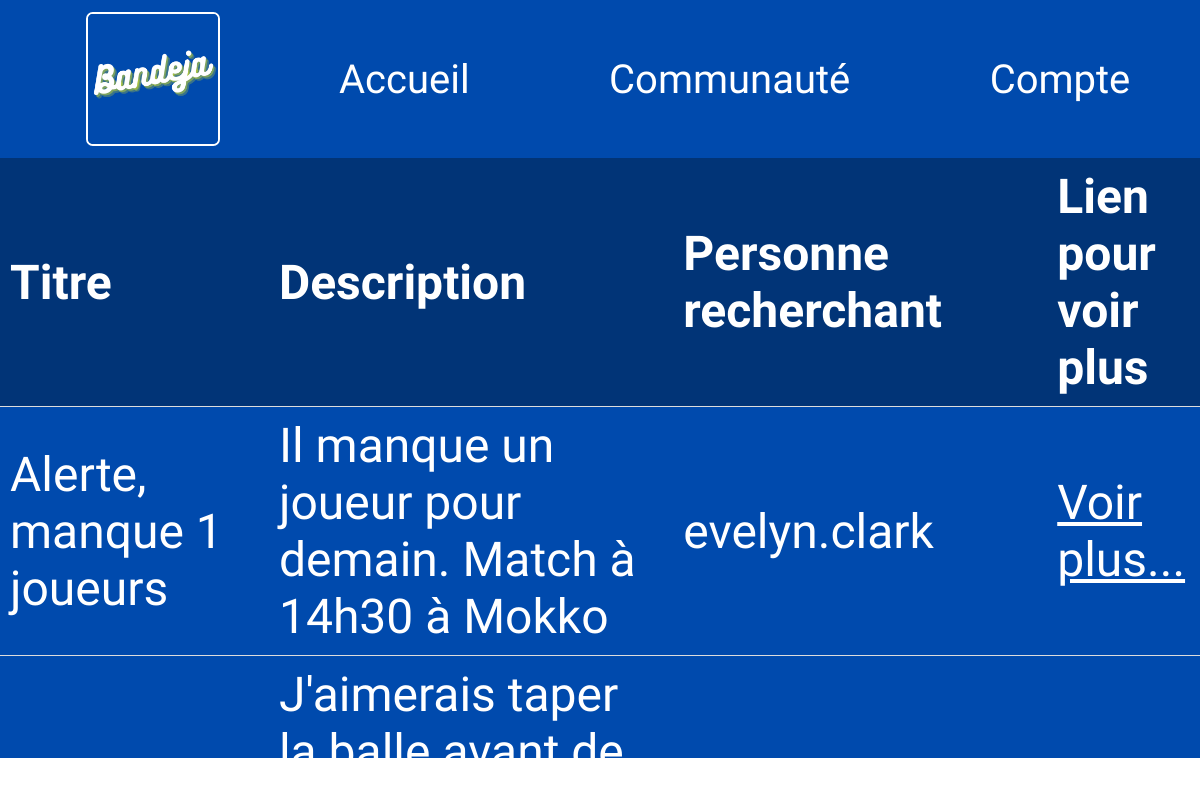
The page /recherche-joueurs on the database its author committed.
### tables this page shows
CREATE TABLE `article` (
  `articleId` int NOT NULL AUTO_INCREMENT,
  `articleTitre` text,
  `articleDescription` text,
  `articleTexte` text,
  `articleImage` varchar(255) DEFAULT NULL,
  `articleDate` datetime DEFAULT NULL,
  `articlePost` tinyint(1) DEFAULT NULL,
  `utilisateurId` int DEFAULT NULL,
  PRIMARY KEY (`articleId`),
  KEY `utilisateurId` (`utilisateurId`),
  CONSTRAINT `article_ibfk_1` FOREIGN KEY (`utilisateurId`) REFERENCES `utilisateur` (`utilisateurId`)
);

CREATE TABLE `utilisateur` (
  `utilisateurId` int NOT NULL AUTO_INCREMENT,
  `utilisateurNom` varchar(255) DEFAULT NULL,
  `utilisateurPrenom` varchar(255) DEFAULT NULL,
  `utilisateurPseudo` varchar(255) DEFAULT NULL,
  `utilisateurEmail` varchar(255) DEFAULT NULL,
  `utilisateurMotdepasse` varchar(255) DEFAULT NULL,
  `utilisateurRole` varchar(255) DEFAULT NULL,
  `utilisateurOubli` int NOT NULL,
  PRIMARY KEY (`utilisateurId`)
);

### Model/articleModel.php (called while the page is built, shortened)
<?php
function articleRecherche($pdo)
{
    try{
        $query = "SELECT article.articleId, article.articleTitre, article.articleDescription, article.articleDate, utilisateur.utilisateurPseudo FROM article_categorie INNER JOIN article ON article_categorie.articleId = article.articleId INNER JOIN utilisateur ON article.utilisateurId = utilisateur.utilisateurId WHERE article_categorie.categorieId = 4";
        $recherche = $pdo->prepare($query);
        $recherche->execute([]);
        $articles = $recherche->fetchAll();
        return $articles;
    }
    catch(PDOException $e){
        $message = $e->getMessage();
        die($message);
    }
}
?>

### Templates/articles/lireArticles.php (the view, shortened to what this page needs)
<?php if($uri === "/recherche-joueurs") : ?>
    <div class="table-container">
        <table>
            <thead>
                <tr>
                    <th>Titre</th>
                    <th>Description</th>
                    <th>Personne recherchant</th>
                    <th>Lien pour voir plus</th>
                </tr>
            </thead>
            <tbody>
                <?php foreach ($articles as $article) : ?>
                    <tr>
                        <td><?= $article->articleTitre ?></td>
                        <td><?= $article->articleDescription ?></td>
                        <td><?= $article->utilisateurPseudo ?></td>
                        <td><a href="voirArticle?articleId=<?= $article->articleId ?>">Voir plus...</a></td>
                    </tr>
                <?php endforeach ?>
            </tbody>
        </table>
    </div>
<?php endif ?>

### CSS/index.css (style rules this page uses)
* { margin: 0; padding: 0; }
body { margin: 0; padding: 0; background-image: url(../Images/background-padel.jpg); background-repeat: no-repeat; background-size: cover; }

### CSS/administration.css (style rules this page uses)
.table-container { max-height: 600px; overflow-y: scroll; }
table { width: 100%; border-collapse: collapse; font-family: 'DynaPuff', cursive; color: white; background-color: #004AAD; }
th, td { padding: 10px; text-align: left; border-bottom: 1px solid #ddd; }
thead th { background-color: #013477; color: white; }

### CSS/article.css (style rules this page uses)
a { color: white; text-decoration: none; text-decoration: underline; }

### rows shown on the page
article: articleTitre "Alerte, manque 1 joueurs", articleDescription "Il manque un joueur pour demain. Match à 14h30 à Mokko", utilisateurId.utilisateurPseudo "evelyn.clark"
article: articleDescription "J'aimerais taper…"
